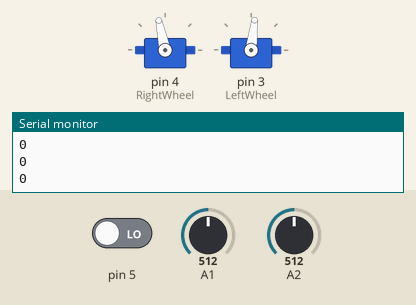
Recording of a sketch running on a simulated Arduino Uno, built with avr-gcc and run on an emulated ATmega328P. On the bench: 2 × servo, the last lines printed to the serial monitor. Inputs (shaded band) come from the test bench; at power-on: pin 5 LOW, A2 = 512, A1 = 512.

Above: at 4.7 s.
4.8 s: pin 5 driven HIGH
At 6.2 s:
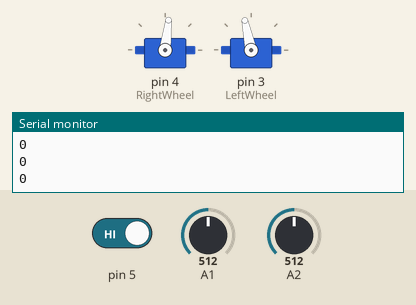
7.8 s: pin 5 driven LOW
At 8.9 s:
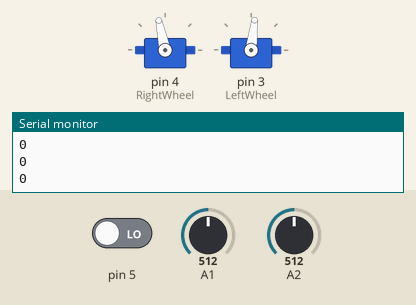
9.3 s: A2 set to 716
At 9.7 s:
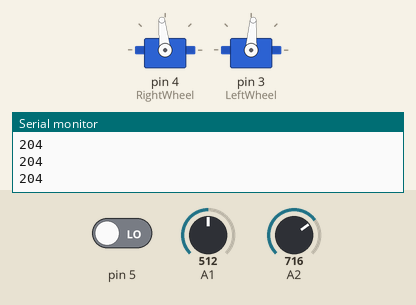
10.8 s: A2 set to 306
At 11.9 s:
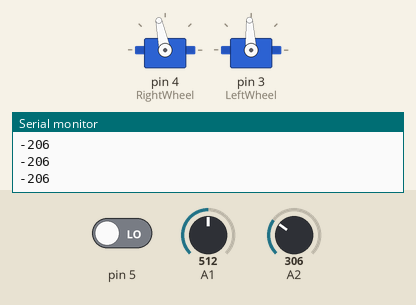
Timing chart, 0 to 13.3 s (numbered marks = the images above; inputs shaded):
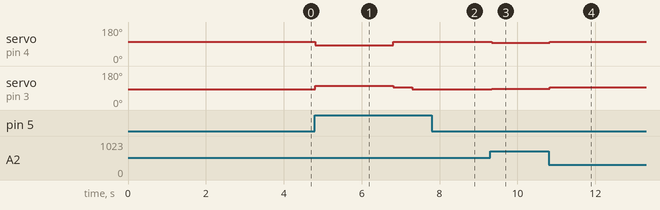

The sketch:

Whisker_turn_around.ino
```cpp
#include <Servo.h>
Servo LeftWheel;
Servo RightWheel;
int whisker2=0; // Initial whisker mode off 0=off 1= on
int LPhoto=0;
int RPhoto=0;
int unsigned long time=0;
void setup() {
  // put your setup code here, to run once:
delay(2000);
RightWheel.attach(4);
LeftWheel.attach(3);
Serial.begin(9600);
pinMode(5, INPUT);
pinMode(6,INPUT);
Outofgrey();
}

void loop() {
  // put your main code here, to run repeatedly:
time = millis();
if(time>29400){LeftWheel.detach();RightWheel.detach();}
LPhoto = analogRead(1); //Right photoresistor Information


RPhoto = analogRead(2); // read analog input pin 1
Serial.println(RPhoto-LPhoto);
delay(30);


if ((RPhoto-LPhoto)>0 && (RPhoto-LPhoto)<165)
{Forward();}

if ((RPhoto-LPhoto)>175)
{Left();}

if ((RPhoto-LPhoto)<-10)
{Right();}


whisker2=digitalRead(5);
if(whisker2==HIGH) //whisker2==HIGH if right whisker pressed
{outoftheway();}


}
void Forward()
{ LeftWheel.writeMicroseconds(1400);
  RightWheel.writeMicroseconds(1600);
}

void backward()
{ LeftWheel.writeMicroseconds (1570);
  RightWheel.writeMicroseconds (1480);
}
void Hault()
{RightWheel.writeMicroseconds(1530); LeftWheel.writeMicroseconds(1500);
}
void Left()
{LeftWheel.writeMicroseconds(1430);
  RightWheel.writeMicroseconds(1530);
}
void Right()
{LeftWheel.writeMicroseconds(1500);
  RightWheel.writeMicroseconds(1600);
}
void Out()
{ LeftWheel.writeMicroseconds(1350);
  RightWheel.writeMicroseconds(1650);
  delay(1200);
}
void UTurn ()
{LeftWheel.writeMicroseconds(1700);
  RightWheel.writeMicroseconds(1600);
  delay(1700);
  }
  void Outofgrey()
  { LeftWheel.writeMicroseconds(1400);
  RightWheel.writeMicroseconds(1600);
  delay(1500);
}
void outoftheway()
{LeftWheel.writeMicroseconds(1600);
  RightWheel.writeMicroseconds(1400);
  delay (2000);
  LeftWheel.writeMicroseconds(1500);
  RightWheel.writeMicroseconds(1600);
  delay (500);
  LeftWheel.writeMicroseconds(1400);
  RightWheel.writeMicroseconds(1600);
  delay (700);
  }
```

Measured:
- after the input at 4.8 s, servo on pin 4 (RightWheel): 102° → 83° at once, → 102° 2.0 s later; servo on pin 3 (LeftWheel): 83° → 102° at once, → 93° 2.0 s later, → 83° 0.50 s later
- after the input at 7.8 s, servo on pin 4 (RightWheel): stays 102° (without the input it goes to 83° after 0.23 s); servo on pin 3 (LeftWheel): stays 83° (without the input it goes to 102° after 0.23 s)
- after the input at 9.3 s, servo on pin 4 (RightWheel): 102° → 96° at once; servo on pin 3 (LeftWheel): 83° → 86° at once
- after the input at 10.8 s, servo on pin 4 (RightWheel): 96° → 102° at once; servo on pin 3 (LeftWheel): 86° → 93° at once
